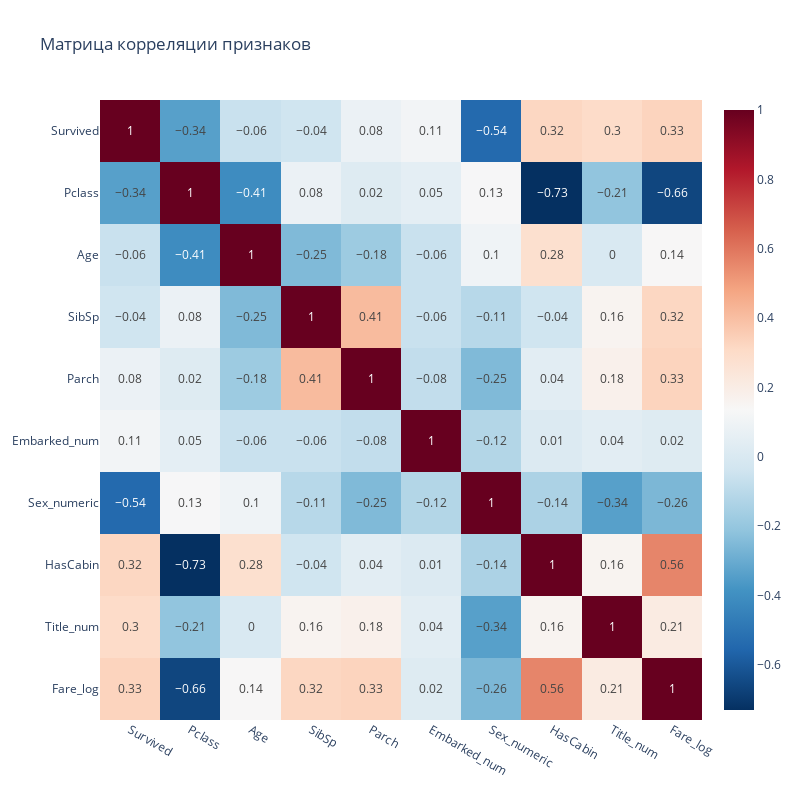

Notebook code cell kept with this figure:
### Markdown cell above
Подготовка данных закончена. НАчинаю анализ

### Code cell
# Анализ корреляции между признаками и целевой переменной
# corr(): вычисляет матрицу корреляции Пирсона между всеми числовыми колонками
correlation_matrix = df.corr()

# Сортировка корреляций с целевой переменной Survived по убыванию
# sort_values(ascending=False): сортирует значения по убыванию
target_correlation = correlation_matrix['Survived'].sort_values(ascending=False)
abs_correlation = target_correlation.drop('Survived').abs().sort_values(ascending=False)


print("Корреляция признаков с ценой (Survived):")
print(target_correlation)

# Тепловая карта корреляций
# px.imshow: создает heatmap (тепловую карту)
# correlation_matrix.round(2): матрица корреляции, округленная до 2 знаков
# color_continuous_scale='RdBu_r': цветовая шкала от синего к красному (reversed)
# aspect="auto": автоматическое соотношение сторон
# text_auto=True: автоматическое отображение значений в ячейках

fig = px.imshow(correlation_matrix.round(2),
                title='Матрица корреляции признаков',
                aspect="auto",
                color_continuous_scale='RdBu_r',
                text_auto=True)
fig.update_layout(width=800, height=800)  # Размер графика
fig.show()

### Figure 1 — Plotly figure (JSON) as saved in the notebook; plotly's stock layout.template omitted (floating-point values rounded to 4 significant figures)
{"data": [{"coloraxis": "coloraxis", "hovertemplate": "x: %{x}<br>y: %{y}<br>color: %{z}<extra></extra>", "name": "0", "texttemplate": "%{z}", "type": "heatmap", "x": ["Survived", "Pclass", "Age", "SibSp", "Parch", "Embarked_num", "Sex_numeric", "HasCabin", "Title_num", "Fare_log"], "xaxis": "x", "y": ["Survived", "Pclass", "Age", "SibSp", "Parch", "Embarked_num", "Sex_numeric", "HasCabin", "Title_num", "Fare_log"], "yaxis": "y", "z": [[1.0, -0.34, -0.06, -0.04, 0.08, 0.11, -0.54, 0.32, 0.3, 0.33], [-0.34, 1.0, -0.41, 0.08, 0.02, 0.05, 0.13, -0.73, -0.21, -0.66], [-0.06, -0.41, 1.0, -0.25, -0.18, -0.06, 0.1, 0.28, 0.0, 0.14], [-0.04, 0.08, -0.25, 1.0, 0.41, -0.06, -0.11, -0.04, 0.16, 0.32], [0.08, 0.02, -0.18, 0.41, 1.0, -0.08, -0.25, 0.04, 0.18, 0.33], [0.11, 0.05, -0.06, -0.06, -0.08, 1.0, -0.12, 0.01, 0.04, 0.02], [-0.54, 0.13, 0.1, -0.11, -0.25, -0.12, 1.0, -0.14, -0.34, -0.26], [0.32, -0.73, 0.28, -0.04, 0.04, 0.01, -0.14, 1.0, 0.16, 0.56], [0.3, -0.21, 0.0, 0.16, 0.18, 0.04, -0.34, 0.16, 1.0, 0.21], [0.33, -0.66, 0.14, 0.32, 0.33, 0.02, -0.26, 0.56, 0.21, 1.0]]}], "layout": {"coloraxis": {"colorscale": [[0, "rgb(5,48,97)"], [0.1, "rgb(33,102,172)"], [0.2, "rgb(67,147,195)"], [0.3, "rgb(146,197,222)"], [0.4, "rgb(209,229,240)"], [0.5, "rgb(247,247,247)"], [0.6, "rgb(253,219,199)"], [0.7, "rgb(244,165,130)"], [0.8, "rgb(214,96,77)"], [0.9, "rgb(178,24,43)"], [1, "rgb(103,0,31)"]]}, "height": 800, "title": {"text": "Матрица корреляции признаков"}, "width": 800, "xaxis": {"anchor": "y", "domain": [0, 1]}, "yaxis": {"anchor": "x", "autorange": "reversed", "domain": [0, 1]}}}
